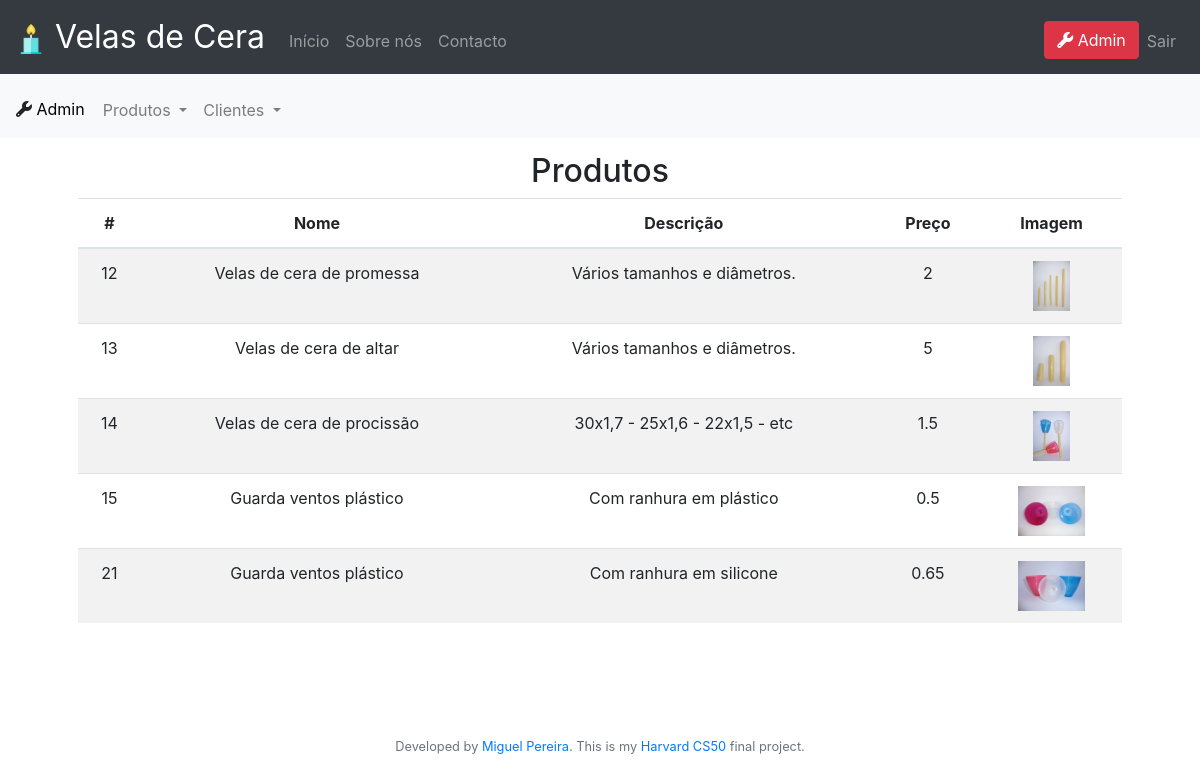
Page /admin/produtos (signed in) on the committed database.
### tables this page shows
CREATE TABLE produtos (
id integer not null primary key autoincrement,
image text,
name text not null,
desc text, price numeric);

### app.py (the view)
@app.route("/admin/produtos", methods=["GET", "POST"])
@admin_login_required
def adminProdutos():
    produtos = db.execute("select id, name, desc, price, image from produtos")
    return render_template("adminProdutos.html", produtos=produtos)

### app.py (called while the page is built)
@app.after_request
def after_request(response):
    response.headers["Cache-Control"] = "no-cache, no-store, must-revalidate"
    response.headers["Expires"] = 0
    response.headers["Pragma"] = "no-cache"
    return response

def admin_login_required(f):
    @wraps(f)
    def decorated_function(*args, **kwargs):
        if session.get("user_id") is None:
            return redirect("/login")
        else:
            rows = db.execute("select * from users where id = :id", id=session.get("user_id"))
            if len(rows) != 1 or rows[0]["tipo"] != "admin":
                return apology("Não és admin", 400)
        return f(*args, **kwargs)
    return decorated_function

### templates/adminProdutos.html (shortened to what this page needs)
{% extends "admin.html" %}
{% block mainAdmin %}
    <table class="table table-striped">
        <thead>
            <h2>
                Produtos
            </h2>
            <tr>
                <th>#</th>
                <th>Nome</th>
                <th>Descrição</th>
                <th>Preço</th>
                <th>Imagem</th>
            </tr>
        </thead>
        <tbody>
        {% for produto in produtos %}
            <tr>
                <td>{{ produto.id }}</td>
                <td>{{ produto.name }}</td>
                <td>{{ produto.desc }}</td>
                <td>{{ produto.price }}</td>
                <td>
                    <img src="/static/image/uploads/{{ produto.image }}" style="object-fit:scale-down; height: 50px;">
                </td>
            </tr>
        {% endfor %}
        </tbody>
    </table>
{% endblock %}

### static/styles.css (style rules this page uses)
main img { max-width: 100%; }

### rows in the picture
produtos: id "12", name "Velas de cera de promessa", desc "Vários tamanhos e diâmetros.", price "2", image (picture)
produtos: id "13", name "Velas de cera de altar", desc "Vários tamanhos e diâmetros.", price "5", image (picture)
produtos: id "14", name "Velas de cera de procissão", desc "30x1,7 - 25x1,6 - 22x1,5 - etc", price "1.5", image (picture)
produtos: id "15", name "Guarda ventos plástico", desc "Com ranhura em plástico", price "0.5", image (picture)
produtos: id "21", name "Guarda ventos plástico", desc "Com ranhura em silicone", price "0.65", image (picture)
